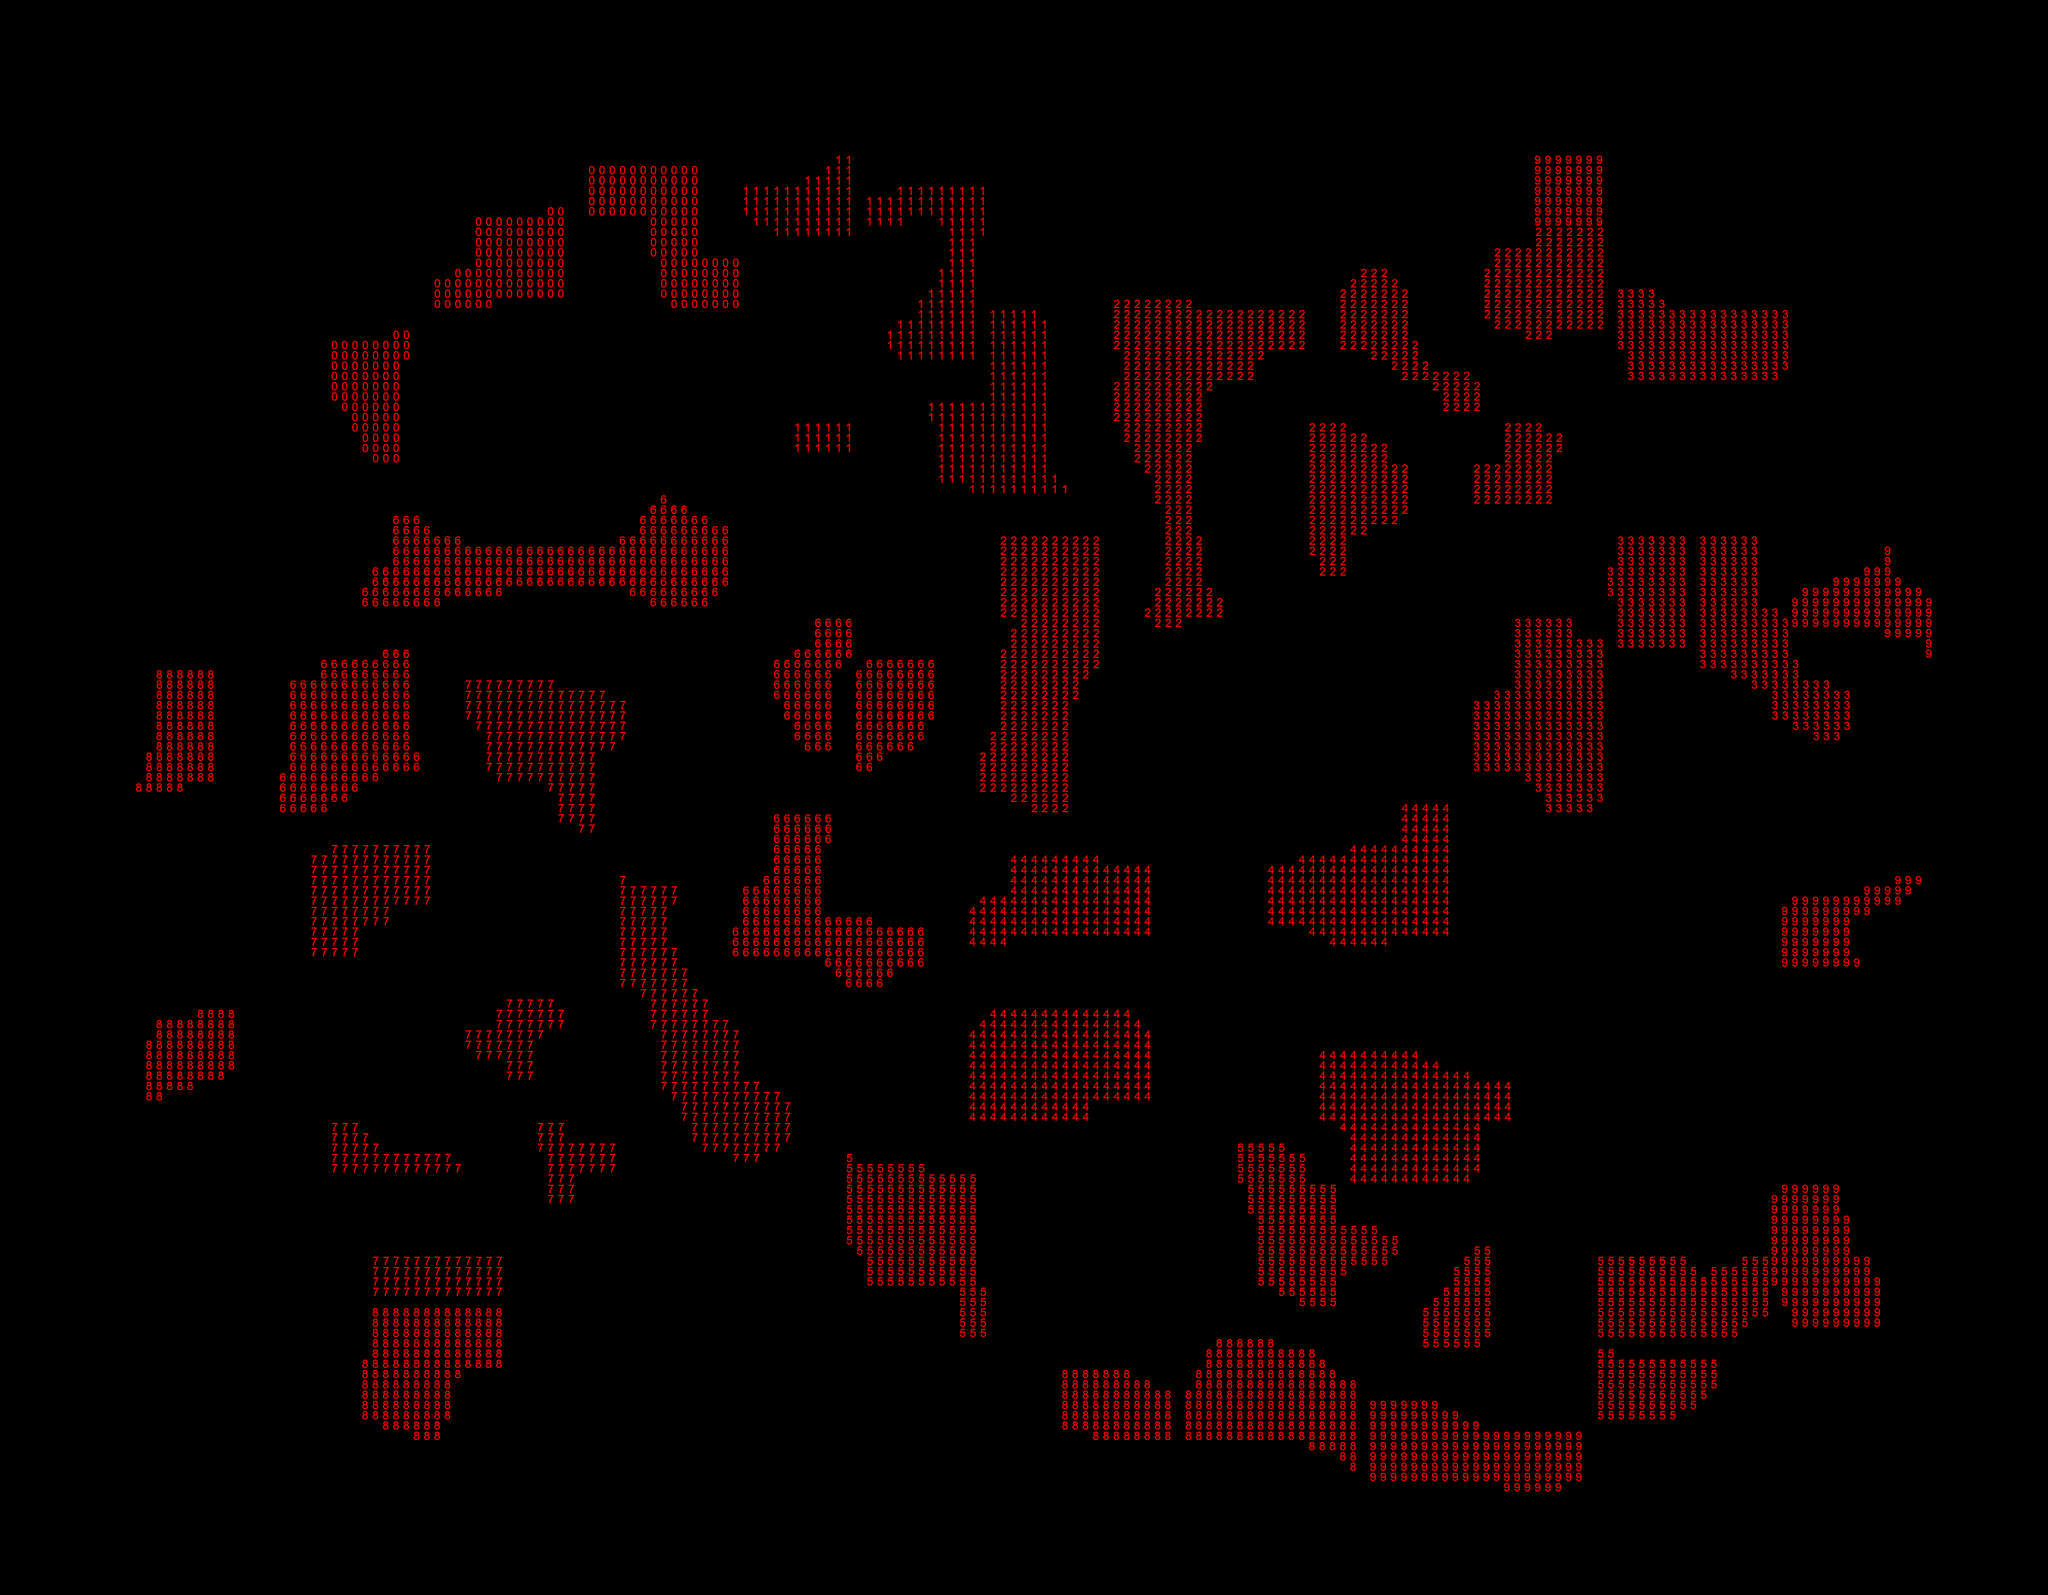

Rendered tile map (Tiled .tmx) drawn with the repository's tilesets; below, a short description and the map source with its tile grids summarised:
An orthogonal 199x155 tile map with 16x16 px tiles, 1 tile layer (Back).

<map version="1.10" tiledversion="1.10.2" orientation="orthogonal" renderorder="right-down" width="199" height="155" tilewidth="16" tileheight="16" infinite="0" nextlayerid="19" nextobjectid="349">
 <tileset firstgid="1" name="z_MonsterSpawnPoints" tilewidth="16" tileheight="16" tilecount="10" columns="5">
  <image source="z_MonsterSpawnPoints.png" width="80" height="32" />
  <tile id="0">
   <properties>
    <property name="Type" value="Grass" />
   </properties>
  </tile>
  <tile id="1">
   <properties>
    <property name="Type" value="Grass" />
   </properties>
  </tile>
  <tile id="2">
   <properties>
    <property name="Type" value="Grass" />
   </properties>
  </tile>
  <tile id="3">
   <properties>
    <property name="Type" value="Grass" />
   </properties>
  </tile>
  <tile id="4">
   <properties>
    <property name="Type" value="Grass" />
   </properties>
  </tile>
  <tile id="5">
   <properties>
    <property name="Type" value="Grass" />
   </properties>
  </tile>
  <tile id="6">
   <properties>
    <property name="Type" value="Grass" />
   </properties>
  </tile>
  <tile id="7">
   <properties>
    <property name="Type" value="Grass" />
   </properties>
  </tile>
  <tile id="8">
   <properties>
    <property name="Type" value="Grass" />
   </properties>
  </tile>
  <tile id="9">
   <properties>
    <property name="Type" value="Grass" />
   </properties>
  </tile>
 </tileset>
 <layer id="15" name="Back" width="199" height="155">
  <data>[30845 cells, 5436 non-empty, 10 distinct tile ids]</data>
 </layer>
</map>
